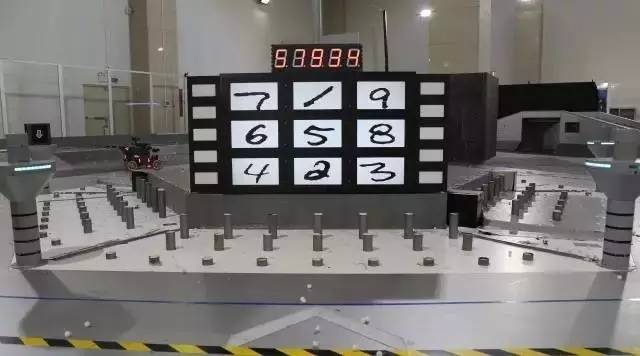
//> input picture Rune1.jpg, 640 x 356 px, given in place of video.mp4, which was not available
$ ./main   (built with g++ and OpenCV 4)
//> lines starting //> are read from the running program, lines starting //| are printed output that depends on the picture; after the words box and inside, x2 and y2 are one past the last pixel; in counts of white or black regions, pixels touching at a corner belong together; pictures that were not available may be replaced by others from this repository, and a replacement may not be noted
//> further down, pic_input is the input picture: 356 rows x 640 cols, CV_8UC3; mean B, G, R 111.9, 113.6, 116.4
### training10.8/Header.h
#ifndef sudoku_Header_h
#define sudoku_Header_h

#include <opencv2/opencv.hpp>
#include <opencv2/highgui/highgui.hpp>
#include <opencv2/imgproc/imgproc.hpp>
#include <opencv2/ml/ml.hpp>
#include <vector>
#include <opencv2/core/core.hpp>
#include <string>
#include <math.h>
#include <algorithm>
#include <iosfwd>
#include <memory>
#include <utility>

using std::string;
using std::cout;
using std::endl;

typedef struct{
    int armor_thres_red;
    int armor_thres_blue;
    int debug_flag;
	int debug_mode;
    int x;
    int y;
    int z;
    int armor_exp_red;
    int armor_exp_blue;
    int sudoku_exp;
    int sudokunew_exp;
    int sudoku_led_thres;
    int sudokunew_led_thres;
    int sudokunew_board_thres;
    int bulletadd_exp;
    int bullet_thres;

    int writemov;
    int usevideo;
    string video_path;

    float mono_small_armor_720p_const;
    float mono_small_armor_1080p_const;
    float mono_big_armor_720p_const;
    float mono_big_armor_1080p_const;
    float mono_f_720p;
    float mono_f_1080p;
    float mono_base_720p;
    float mono_base_1080p;
    float mono_x;
    float mono_y;
    float mono_z;

}InitParams;

typedef struct{
    typedef enum{
        small_armor,
        big_armor
    }armor_type;
    cv::Point center;
    float area;
    float distance;//mm
    armor_type armor;
}Monodata;

template<typename T>
// [5 lines left out: function CheckValue, not called in this run]

#endif

### training10.8/armorfind.h
#include <vector>
#ifndef ARMORFIND_H
#define ARMORFIND_H
#include "Header.h"
using namespace cv;
using namespace std;

static inline bool PairSort(std::pair<Point,Rect> a1,std::pair<Point,Rect> a2){
    return a1.first.x < a2.first.x;
}

static inline bool RotateRectSort(RotatedRect a1,RotatedRect a2){
    return a1.center.x < a2.center.x;
}

class ArmorFind
{
public:
    ArmorFind();
    void process(vector<vector<Point>> contours,const Mat &input,Mat &output,vector<Point> &result,bool ismono);
private:
    void ContourCenter(const vector<Point> contour,Point &center);
    void RotateRectLine(RotatedRect rect,Point &lineup,Point &linedown);
    double Pointdis(const Point &p1,const Point &p2);
    Point PointBetween(const Point &p1,const Point &p2);
    void Clear(void);
    void GetArmorLights(void);
    void GetArmors(Mat &image,bool ismono);
    double GetK(Point2f L1,Point2f L2);
    void DrawCross(Mat &img,Point center,int size,Scalar color,int thickness = 2);

public:
    Mat binary;
    vector<Point> ArmorCenters,ArmorOldCenters;
    vector<Monodata> monodata;
private:
    int ArmorLostDelay;
    int armormin;
    Mat kernel;
    vector<vector<RotatedRect>> Armorlists;
    vector<int> CellMaxs;
    vector<Mat> splited;
    vector<vector<Point>> final;
    vector<Rect> Target;
    vector<Point> centers;
    vector<std::pair<Point,Rect>> PairContour;
    vector<RotatedRect> RectfirstResult,RectResults;
    Mat armor_roi;

};


#endif // ARMORFIND_H

### training10.8/armorfind.cpp
#include "armorfind.h"
#include <vector>
using namespace std;
ArmorFind::ArmorFind()
{
    ArmorLostDelay = 0;
    armormin = 10;
    kernel = getStructuringElement(MORPH_ELLIPSE,Size(9,9));
}

/**
  * @brief find the armor center base on the position of the lightbar
  * @param contours: the contours of the lightbar
  * @param input   : the initial image by the camera
  * @param output  : the final output image includes the armor center
  * @param result  : position of armor centers in the image
  * @param ismono  : input 0 for binocular vision process, other for monocular process
  * @return none
  */
//Neo - process contours and return output image with circled light bars and cross on the target
void ArmorFind::process(vector<vector<Point> > contours,const Mat &input,Mat &output,vector<Point> &result,bool ismono){
    Clear();
    output = input.clone();
    RotatedRect RRect;
    // first judgement lightbar contours
    //Neo - filter out the contours which does not resemble a thin upright standing rectangle
    for(int i=0;i<contours.size();i++){
        RRect = minAreaRect(contours[i]);
        if((fabs(RRect.angle) < 45.0 && RRect.size.height > RRect.size.width)
                || (fabs(RRect.angle) > 45.0 && RRect.size.width > RRect.size.height)
                ){
                RectfirstResult.push_back(RRect);
        }
    }
    if(RectfirstResult.size() < 2){
        ArmorCenters.clear();
        return;
    }
    //Neo - sort the filtered rectangle in ascending order according to the x coordinates of the center of the rectangle
    sort(RectfirstResult.begin(),RectfirstResult.end(),RotateRectSort);
    //Neo - this function will get the armor lights from the filtered rect object
    GetArmorLights();
    sort(RectResults.begin(),RectResults.end(),RotateRectSort);
    for(int i=0;i<RectResults.size();i++){
        //std::cout<<"("<<RectResults[i].center.x<<","<<RectResults[i].center.y<<")"<<std::endl;
        ellipse(output,RectResults[i],Scalar(255,0,0),2);
        /*ostringstream ss;
        ss<<i;
        putText(output,ss.str(),Point(RectResults[i].center.x,RectResults[i].center.y-5),FONT_HERSHEY_COMPLEX_SMALL, 1, Scalar(0,255,255));
        */
    }
    //Neo - This function will search for possible pairs of bar lights and calculate the midpoint between the pairs and output the points for cross drawing purposes later
    GetArmors(output,ismono);
    //Neo - draw crosses on the found target
    for(int i=0;i<ArmorCenters.size();i++){
	//cout << ArmorCenters[i] <<endl;
        DrawCross(output,ArmorCenters[i],20,Scalar(255,0,255),2);
    }
    result = ArmorCenters;
}

/**
  * @brief draw the center of the armor center by a cross in the image
  * @param img: image for drawing
  * @param size: the size of the cross
  * @param color: the color of the cross
  * @param thickness: the thickness of the cross
  * @return none
  */
//Neo - function to draw crosses
// [14 lines left out: function DrawCross, not called in this run]

/**
  * @brief get the final result of the armor lights
  * @param none
  * @return none
  */
// [54 lines left out: function GetArmorLights, not called in this run]

/**
  * @brief get armor centers from lightbar contours
  * @param image: the result will print on this image
  * @param ismono: input 0 for binocular vision process, other for monocular process
  * @return none
  */
// [127 lines left out: function GetArmors, not called in this run]

/**
  * @brief return the slope of the line connected by 2 points
  * @param L1 L2: points input
  * @return slope of the line by these 2 points
  */
//Neo - find the slope between two points
double ArmorFind::GetK(Point2f L1,Point2f L2){
    return (L1.y - L2.y) / (L1.x - L2.x);
}

// [19 lines left out: function RotateRectLine, not called in this run]
/**
  * @brief calculate the distance of 2 points
  * @param p1 p2: points for calculation
  * @return the distance of 2 points
  */
double ArmorFind::Pointdis(const Point &p1,const Point &p2){
    return sqrt( (p1.x - p2.x) * (p1.x - p2.x) + (p1.y - p2.y) * (p1.y - p2.y));
}

Point ArmorFind::PointBetween(const Point &p1,const Point &p2){
    return Point((p1.x + p2.x) / 2,(p1.y + p2.y) / 2);
}

/**
  * @brief find the center of a contour
  * @param contour: the point vector of the contour
  * @param center : output center
  * @return none
  */
// [6 lines left out: function ContourCenter, not called in this run]

//Neo - clear all the previous stored data
void ArmorFind::Clear(void){
    monodata.clear();
    CellMaxs.clear();
    Armorlists.clear();
    RectfirstResult.clear();
    RectResults.clear();
    Target.clear();
    final.clear();
    PairContour.clear();
    centers.clear();
}

### training10.8/main.cpp
#include <iostream>
#include <vector>
#include "armorfind.h"

using namespace std;
using namespace cv;
//Neo - define the kernel (size of matrix) used for dilation of the image
Mat contourThreadkernel = getStructuringElement(MORPH_ELLIPSE, Size(9,9));
//Neo - find the contour of the input image
void ContourThread(int mode,Mat input,Mat &binary,int thres,vector<vector<Point> > &contours)
{
//> called with mode = 1, thres = 60
    Mat thres_whole;
    vector<Mat> splited;
    //Neo - split the input image into 3 color channels namely Blue, Green and Red
    split(input,splited);
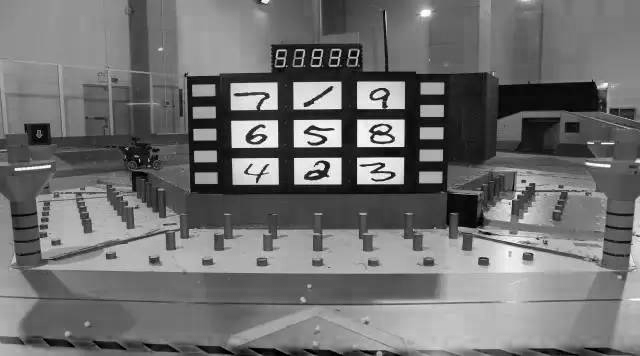
//> splited[0]: 356 rows x 640 cols, CV_8UC1; min 0, max 255, mean 111.9
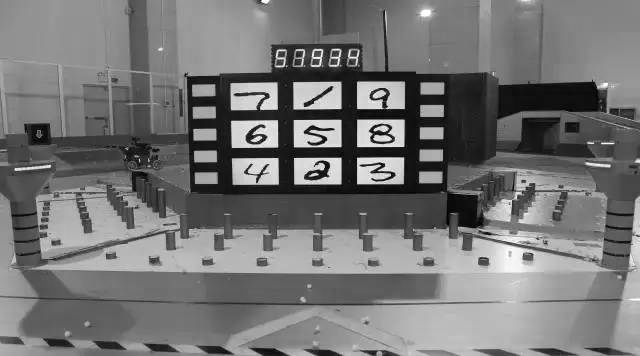
//> splited[2]: 356 rows x 640 cols, CV_8UC1; min 0, max 255, mean 116.4
    cvtColor(input,thres_whole,CV_BGR2GRAY);
    threshold(thres_whole,thres_whole,100,255,THRESH_BINARY);
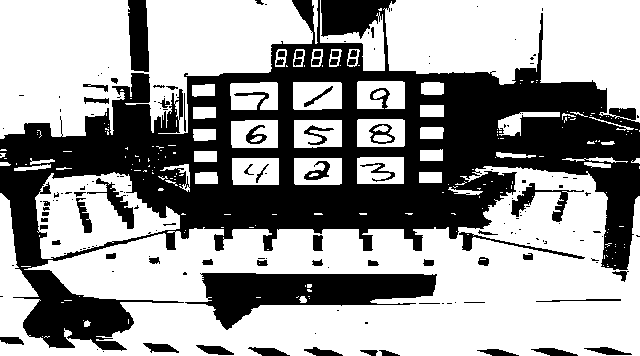
//> thres_whole: 356 rows x 640 cols, CV_8UC1; 60.5% white; 171 black regions (106 under 20 px), largest, box (x1, y1, x2, y2) and area: (0, 0, 640, 351) 74072, (185, 273, 437, 330) 7369, (128, 0, 149, 72) 1294
    if(mode == 0){
	//for finding red target, substract the blue channel from the red channel (for clearer contours)
        subtract(splited[2],splited[0],binary);
        threshold(binary,binary,thres,255,THRESH_BINARY);
    }else{
	//for finding blue target, substract the red channel from the blue channel (for clearer contours)
        subtract(splited[0],splited[2],binary);
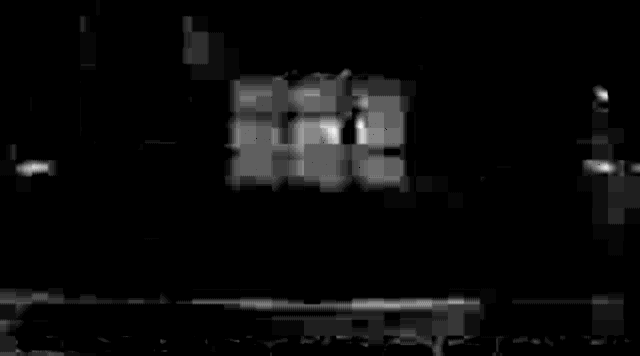
//> binary: 356 rows x 640 cols, CV_8UC1; min 0, max 32, mean 1.4; drawn with min black and max white
        threshold(binary,binary,thres,255,THRESH_BINARY);
//> binary: 356 rows x 640 cols, CV_8UC1; every value is 0
    }
    //Neo - dilate the binary image with the kernel size specified above (dilation increases the size of a white area of the binary image)
    dilate(binary,binary,contourThreadkernel);
    //Neo - combining the dilated binary image with the initial threshold processed image to get the details of the possible light bar parts
    binary = binary & thres_whole;
    //Neo - find the contour of the final processed binary image
    findContours(binary,contours,CV_RETR_TREE,CV_CHAIN_APPROX_SIMPLE);
}

vector<vector<Point>> contours;
vector<Point> armor_result;
Mat pic_input, pic_output, binary;

int main()
{
	VideoCapture cap ("video.mp4");
	if (!cap.isOpened())
	{
		cout << "Error in opening video" << endl;
		return -1;
	}
	while(1)
	{
		cap >> pic_input;
		if(pic_input.empty())
		{
			break;
		}
		ArmorFind finder;
		ContourThread(1, pic_input, binary,60,contours);
//> contours = 0 contours
		finder.process(contours, pic_input, pic_output, armor_result, false);
		imshow ("output", pic_output);
		char c = (char)waitKey(25);
//> the Esc key is pressed
		if (c==27)
			break;
	}
	cap.release();
	destroyAllWindows();
	return 0;
}
